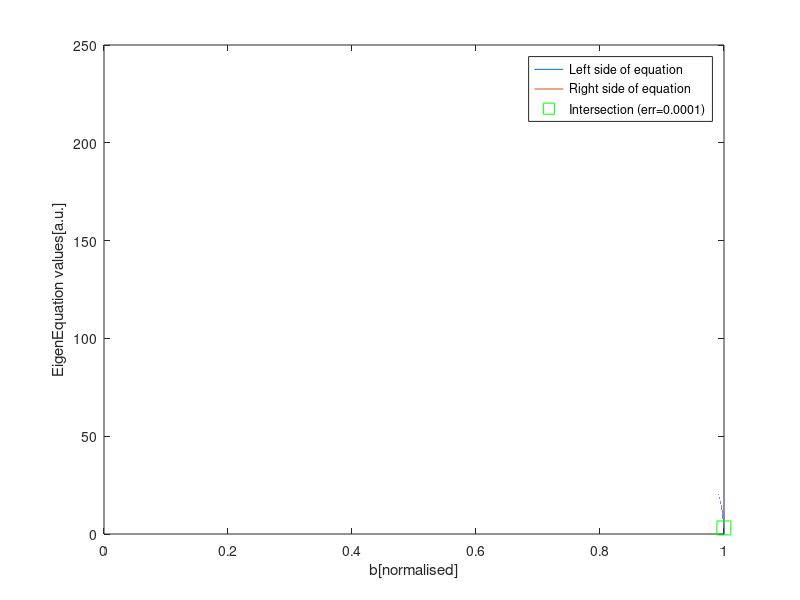

This figure's MATLAB source: (Note: this script raises an error after producing the figure.)
%Adam Ignaciuk 
%Waveguide mode simulations 
clear
h = 15*1E-6; % core size width(x)
h2 = 15*1E-6; %core size (y)

dist = 0.01*1E-6;

%RI indices
n_e = 1.739;
n_o = 1.522;
n_core = 2.038; %1.639
n_clad = 1.41; 
ns = n_clad; %RI below surface, I assume
modes = 1;
lambda = 647*1E-9%589*1E-9;  
k = 2*pi/lambda;


a = (ns^2 - n_clad^2)/(n_core^2 - ns^2); %parametr nierówności 

%------------------------------------------------------------------------------------
% X mode propagation 
%------------------------------------------------------------------------------------

v = k*h*sqrt(n_core^2-n_clad^2);

b = (0:0.000001:1);

EigenEquation = @(b,m) m*pi+atan(sqrt(b./(1-b)))+atan(sqrt((b+a)./(1-b)));
Eigen2 = @(b) v.*sqrt(1-b);
%by = atan(sqrt(bx./(1 - bx))) +atan(sqrt((bx + gamma)./(1 - bx))) - 2.*vT.*sqrt(1 - bx); 
sol = [];
leg={};
figure('Color','w');
sol2 = Eigen2(b);
plot(b, sol2);
leg = [leg;"Left side of equation"];
hold on
for m = 1:modes
    sol = [sol;EigenEquation(b,m-1)];
    plot(b,sol(m,:));
    xlabel("b[normalised]");
    ylabel("EigenEquation values[a.u.]");
    leg = [leg;"Right side of equation"];
    %y_line = m*pi
    root = abs(EigenEquation(b,m-1)-Eigen2(b));
    index = find(root==min(root));
    intRoot = [0 1];
    Intersections = fzero(@(b) EigenEquation(b,m-1)-Eigen2(b),intRoot);
    Xintersect = Intersections;
    Yintersect = EigenEquation(Xintersect,m-1);
    plot(Xintersect,Yintersect, 'sg', 'MarkerSize',10);
    leg = [leg;"Intersection (err=0.0001)"];
    %print("Value for normalised b for "+m+"mode, :"+Xintersect)
    %plot([0 max(b)],[y_line y_line],'Color','red','LineStyle','--', HandleVisibility='off')
end
hold off
legend(leg);

%Effective index 
nTE = sqrt(Xintersect*(n_core^2 - ns^2) + ns^2);
%difference = nTE-n_core;

%some values (im not yet sure what they are about)
betaTE = nTE*k;
u = v*sqrt(1 - Xintersect);
w =  v*sqrt(Xintersect);
wP = v*sqrt(Xintersect + a);

% transverse propagation constants
ki = u/(h/2);       
sigma = w/(h/2);     
xi = wP/(h/2);    
% phase
phi = 0.5*atan(w/u) - 0.5*atan(wP/u);

% power confinment 
powerConfTE = (1 + (sin(u + phi))^2/(2*w) + (sin(u - phi))^2/(2*wP)) / (1 + 1/(2*w) + 1/(2*wP) );
   

% effective width
heTE = h + 1/sigma + 1/xi;
%diffWidth = h/heTE;

% numerical aperture
NA0Y = sqrt(n_core - n_clad);
NAsY = sqrt(n_core - ns);

%cutoff Wavelength
lambdaC0T = 2*pi/v*h/2*NA0Y;
lambdaCsT = 2*pi/v*h/2*NAsY;

x = (- h : dist : h);

    for xIdx = 1: length(x)
        % Electric field distribution: TE mode profile in the plane perpendicular
        % to the propagation direction
        ex(xIdx) = Efield(x(xIdx), h, ki, sigma, phi, xi);

    end

   figure("Color",'w');
   plot(x, ex, 'k');
   hold on
   plot( repmat(-(h/2),1, length(ex)), ex, 'r--');
   plot( repmat(+(h/2),1, length(ex)), ex, 'r--');
   xlabel('x[m]');
   ylabel('Efield/Emax');
   title('TE0 mode profile along X');
   hold off

%------------------------------------------------------------------------------------
% Y mode propagation 
%------------------------------------------------------------------------------------

v = k*h2*sqrt(n_core^2-n_clad^2);

b = (0:0.000001:1);

EigenEquation = @(b,m) m*pi+atan(sqrt(b./(1-b)))+atan(sqrt((b+a)./(1-b)));
Eigen2 = @(b) v.*sqrt(1-b);
%by = atan(sqrt(bx./(1 - bx))) +atan(sqrt((bx + gamma)./(1 - bx))) - 2.*vT.*sqrt(1 - bx); 
sol = [];
leg={};
figure('Color','w');
sol2 = Eigen2(b);
plot(b, sol2);
leg = [leg;"Left side of equation"];
hold on
for m = 1:modes
    sol = [sol;EigenEquation(b,m-1)];
    plot(b,sol(m,:));
    xlabel("b[normalised]");
    ylabel("EigenEquation values[a.u.]");
    leg = [leg;"Right side of equation"];
    %y_line = m*pi
    root = abs(EigenEquation(b,m-1)-Eigen2(b));
    index = find(root==min(root));
    Intersections = fzero(@(b) EigenEquation(b,m-1)-Eigen2(b),intRoot);
    intRoot = [0 1];
    Xintersect = Intersections;
    Yintersect = EigenEquation(Xintersect,m-1);
    plot(Xintersect,Yintersect, 'sg', 'MarkerSize',10);
    leg = [leg;"Intersection (err=0.0001)"];
    %print("Value for normalised b for "+m+"mode, :"+Xintersect)
    %plot([0 max(b)],[y_line y_line],'Color','red','LineStyle','--', HandleVisibility='off')
end
hold off
legend(leg);

%Effective index 
nTE = sqrt(Xintersect*(n_core^2 - ns^2) + ns^2);
%difference = nTE-n_core;

%some values (im not yet sure what they are about)
betaTE = nTE*k;
u = v*sqrt(1 - Xintersect);
w =  v*sqrt(Xintersect);
wP = v*sqrt(Xintersect + a);

% transverse propagation constants
ki = u/(h2/2);       
sigma = w/(h2/2);     
xi = wP/(h2/2);    
% phase
phi = 0.5*atan(w/u) - 0.5*atan(wP/u);

% power confinment 
powerConfTE = (1 + (sin(u + phi))^2/(2*w) + (sin(u - phi))^2/(2*wP)) / (1 + 1/(2*w) + 1/(2*wP) );
   

% effective width
heTE = h2 + 1/sigma + 1/xi;
%diffWidth = h/heTE;

% numerical aperture
NA0Y = sqrt(n_core - n_clad);
NAsY = sqrt(n_core - ns);

%cutoff Wavelength
lambdaC0T = 2*pi/v*h2/2*NA0Y;
lambdaCsT = 2*pi/v*h2/2*NAsY;

y = (- h2 : dist : h2);

    for yIdy = 1: length(y)
        % Electric field distribution: TE mode profile in the plane perpendicular
        % to the propagation direction
        ey(yIdy) = Efield(y(yIdy), h2, ki, sigma, phi, xi);

    end

   figure("Color",'w');
   plot(y, ey, 'k');
   hold on
   plot( repmat(-(h2/2),1, length(ey)), ey, 'r--');
   plot( repmat(+(h2/2),1, length(ey)), ey, 'r--');
   xlabel('y[m]');
   ylabel('Efield/Emax');
   title('TE0 mode profile along Y');
   hold off


if length(ex)>length(ey)

    N_max = max([length(ey), length(ex)]);
    n_v = linspace(0,1,N_max);
    new_X = interp1(linspace(0,1,length(ey)), ey, n_v);
    new_Y = interp1(linspace(0,1,length(ex)), ex, n_v);

    ez = new_X.*new_Y;

    N_max2 = max([length(y), length(x)]);
    n_v2 = linspace(0,1,N_max2);
    new_X2 = interp1(linspace(0,1,length(y)), y, n_v2);
    new_Y2 = interp1(linspace(0,1,length(x)), x, n_v2);


elseif length(ex)<length(ey)

    N_max = max([length(ex), length(ey)]);
    n_v = linspace(0,1,N_max);
    new_X = interp1(linspace(0,1,length(ex)), ex, n_v);
    new_Y = interp1(linspace(0,1,length(ey)), ey, n_v);

    ez = new_X.*new_Y;

    N_max2 = max([length(x), length(y)]);
    n_v2 = linspace(0,1,N_max2);
    new_X2 = interp1(linspace(0,1,length(x)), x, n_v2);
    new_Y2 = interp1(linspace(0,1,length(y)), y, n_v2);
else
    new_X=ex;
    new_Y=ey;
    ez = ex.*ey;
    new_X2 = x;
    new_Y2 = y;
    
end

        
figure("Color",'w');
Z = ex( 1:min(length(ex), length(ey)) )'*ey( 1:min(length(ex), length(ey)) );
% surf(Z);
image(flipud(Z),'CDataMapping','scaled'), colormap('jet')
axis equal
xlabel("x[um]");
ylabel("y[um]");
colorbar
%figure, mesh(flipud(Z))

xticklabels = ((-h)*1E6 : 5 : (h)*1E6);
set(gca, 'XTickLabel', xticklabels);
yticklabels = ((-h2)*1E6 : 5 : (h2)*1E6);
set(gca, 'YTickLabel', yticklabels);


   
